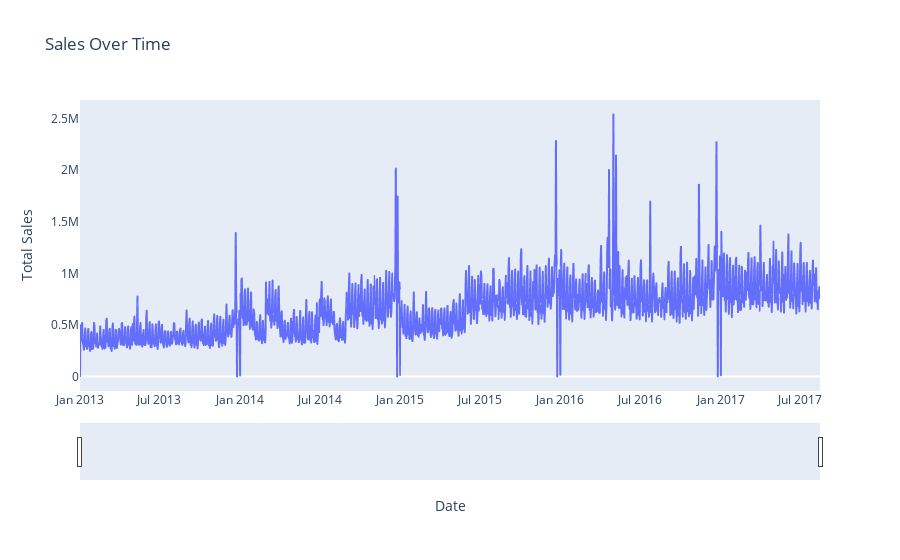

Source (notebook cell):
### Markdown cell above
* Findings:

1) Promotional activities were absent from January 2013 to March 2014.

2) Favorita initiated product promotions in April 2014, with a substantial increase observed over the subsequent years.

3) Notably, there was a distinct decline in promotional activities at the beginning of each year from 2015 to 2017.

### Code cell
# Resample on a daily frequency and sum the sales for each day
sales_resampled = train_df.resample('D', on='date')['sales'].sum().reset_index()

# Plotting with Plotly
fig = px.line(sales_resampled, x='date', y='sales', title='Sales Over Time',
              labels={'sales': 'Total Sales'}, markers=False, line_shape='linear')

fig.update_xaxes(title_text='Date', showgrid=False)
fig.update_yaxes(title_text='Total Sales', showgrid=False)

# Add a range slider
fig.update_layout(xaxis=dict(rangeslider=dict(visible=True)))

fig.show()

### Figure 1 — Plotly figure (JSON) as saved in the notebook; plotly's stock layout.template omitted (floating-point values rounded to 4 significant figures; data arrays with more than 128 entries replaced by an {"elided": "..."} marker saying what was removed)
{"data": [{"hovertemplate": "date=%{x}<br>Total Sales=%{y}<extra></extra>", "legendgroup": "", "line": {"color": "#636efa", "dash": "solid", "shape": "linear"}, "marker": {"symbol": "circle"}, "mode": "lines", "name": "", "showlegend": false, "type": "scattergl", "x": {"elided": "1688 str values"}, "xaxis": "x", "y": {"elided": "1688 float values"}, "yaxis": "y"}], "layout": {"legend": {"tracegroupgap": 0}, "title": {"text": "Sales Over Time"}, "xaxis": {"anchor": "y", "domain": [0, 1], "rangeslider": {"visible": true}, "showgrid": false, "title": {"text": "Date"}}, "yaxis": {"anchor": "x", "domain": [0, 1], "showgrid": false, "title": {"text": "Total Sales"}}}}
